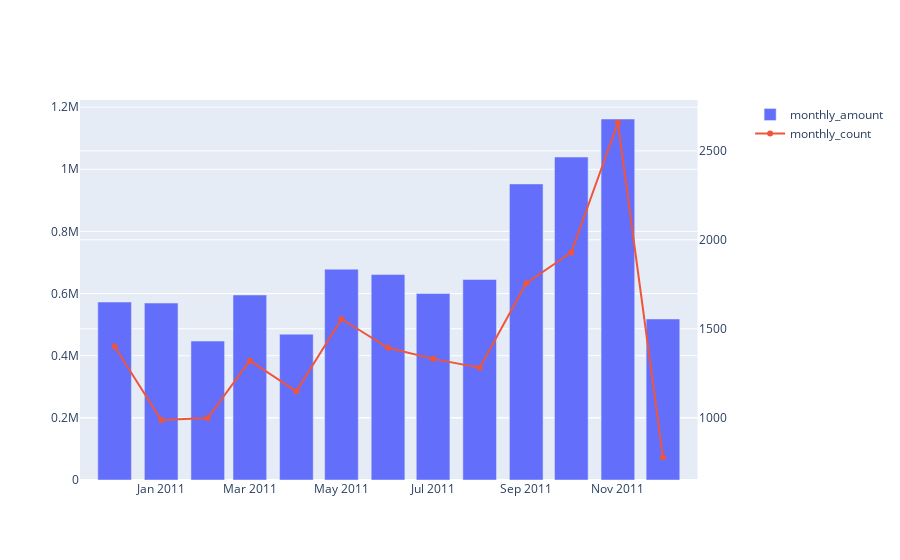

Notebook code for this chart:
### Markdown cell above
## 월별 매출 및 주문건수 시각화

### Code cell
fig = make_subplots(specs=[[{"secondary_y": True}]])
fig.add_trace(go.Bar(name='monthly_amount', x=df['month'], y=df['sum_amount']), secondary_y=False)
fig.add_trace(go.Scatter(name='monthly_count', x=df['month'], y=df['order_cnt']), secondary_y=True)

### Figure 1 — Plotly figure (JSON) as saved in the notebook; plotly's stock layout.template omitted (floating-point values rounded to 4 significant figures)
{"data": [{"name": "monthly_amount", "type": "bar", "x": ["2010-12-01", "2011-01-01", "2011-02-01", "2011-03-01", "2011-04-01", "2011-05-01", "2011-06-01", "2011-07-01", "2011-08-01", "2011-09-01", "2011-10-01", "2011-11-01", "2011-12-01"], "xaxis": "x", "y": [572700.0, 569400.0, 447100.0, 595500.0, 469200.0, 678600.0, 661200.0, 600100.0, 645300.0, 952800.0, 1039000.0, 1162000.0, 518200.0], "yaxis": "y"}, {"name": "monthly_count", "type": "scatter", "x": ["2010-12-01", "2011-01-01", "2011-02-01", "2011-03-01", "2011-04-01", "2011-05-01", "2011-06-01", "2011-07-01", "2011-08-01", "2011-09-01", "2011-10-01", "2011-11-01", "2011-12-01"], "xaxis": "x", "y": [1400, 987, 998, 1321, 1149, 1555, 1393, 1331, 1281, 1756, 1929, 2658, 778], "yaxis": "y2"}], "layout": {"xaxis": {"anchor": "y", "domain": [0, 0.94]}, "yaxis": {"anchor": "x", "domain": [0, 1]}, "yaxis2": {"anchor": "x", "overlaying": "y", "side": "right"}}}
